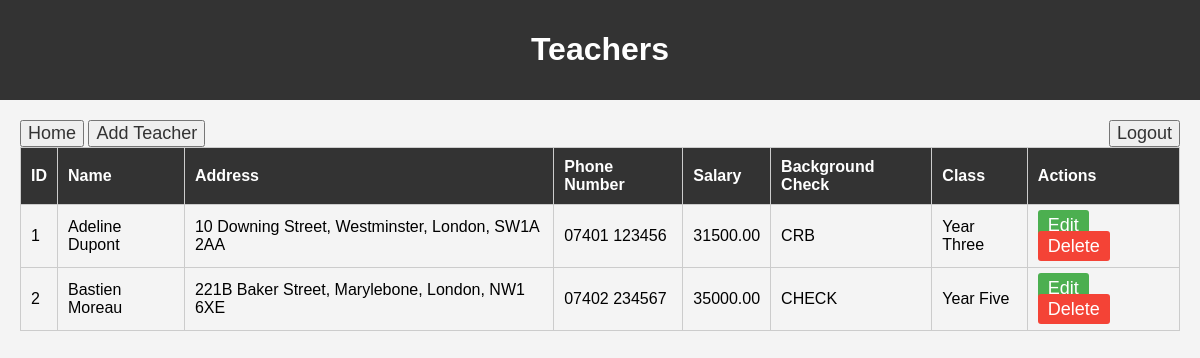
The app's page /view_teachers.php (signed in) with its own data.
### tables this page shows
CREATE TABLE `teachers` (
  `TeacherID` int(11) NOT NULL AUTO_INCREMENT,
  `Name` varchar(100) NOT NULL,
  `Address` text NOT NULL,
  `Phone` varchar(15) NOT NULL,
  `Salary` decimal(10,2) NOT NULL,
  `BackgroundCheck` text NOT NULL,
  `ClassID` int(11) DEFAULT NULL,
  PRIMARY KEY (`TeacherID`),
  UNIQUE KEY `ClassID` (`ClassID`)
);

CREATE TABLE `classes` (
  `ClassID` int(11) NOT NULL AUTO_INCREMENT,
  `ClassName` varchar(50) NOT NULL,
  `Capacity` int(11) NOT NULL,
  PRIMARY KEY (`ClassID`)
);

### view_teachers.php (the view, shortened to what this page needs)
<?php
    if (isset($_SESSION['username']))
    {
        include 'db_connection.php';
        $sql = "
            SELECT t.teacherID, t.Name, t.Address, t.Phone, t.Salary, t.BackgroundCheck, c.ClassName
            FROM teachers t
            JOIN Classes c ON t.ClassID = c.ClassID
        ";
        $result = mysqli_query($conn, $sql);
        ?>
        <!DOCTYPE html>
        <html lang="en">
        <head>
            <link rel="stylesheet" href="styles.css">
        </head>
        <body>
            <header>
                <h1>Teachers</h1>
            </header>
            <main>
                <button> <a href="index.php" class="edit">Home</a> </button>
                <button> <a href="add_teacher.php" class="edit">Add Teacher</a> </button>
                <button style="float: right;"> <a href="Logout.php" class="edit">Logout</a> </button>
                <table>
                    <thead>
                        <tr>
                            <th>ID</th>
                            <th>Name</th>
                            <th>Address</th>
                            <th>Phone Number</th>
                            <th>Salary</th>
                            <th>Background Check</th>
                            <th>Class</th>
                            <th>Actions</th>
                        </tr>
                    </thead>
                    <tbody>
                        <?php while($row = mysqli_fetch_assoc($result)) { ?>
                        <tr>
                            <td><?php echo $row['teacherID']; ?></td>
                            <td><?php echo ($row['Name']); ?></td>
                            <td><?php echo ($row['Address']); ?></td>
                            <td><?php echo ($row['Phone']); ?></td>
                            <td><?php echo ($row['Salary']); ?></td>
                            <td><?php echo ($row['BackgroundCheck']); ?></td>
                            <td><?php echo ($row['ClassName']); ?></td>
                            <td class="action-buttons">
                                <a href="edit_teacher.php?id=<?php echo $row['teacherID']; ?>" class="edit">Edit</a>
                                <a href="delete_teacher.php?id=<?php echo $row['teacherID']; ?>" class="delete">Delete</a>
                            </td>
                        </tr>
                        <?php } ?>
                    </tbody>
                </table>
            </main>
        </body>
        </html>
    <?php
    }else{
        header("Location: login.php");
    }
?>

### styles.css (style rules this page uses)
body { font-family: Arial, sans-serif; background-color: #f4f4f4; margin: 0; padding: 0; }
header { background-color: #333; color: white; padding: 10px 0; text-align: center; }
main { margin: 20px; }
table { width: 100%; border-collapse: collapse; margin-bottom: 20px; }
table th, table td { padding: 10px; border: 1px solid #ccc; text-align: left; }
table th { background-color: #333; color: white; }
.action-buttons a { text-decoration: none; padding: 5px 10px; border-radius: 3px; color: white; margin-right: 5px; }
.action-buttons .edit { background-color: #4CAF50; }
.action-buttons .delete { background-color: #f44336; }
a { text-decoration: none; color: #333; font-size: 18px; }

### records on screen
teachers: TeacherID "1", Name "Adeline Dupont", Address "10 Downing Street, Westminster, London, SW1A 2AA", Phone "07401 123456", Salary "31500.00", BackgroundCheck "CRB", ClassID.ClassName "Year Three"
teachers: TeacherID "2", Name "Bastien Moreau", Address "221B Baker Street, Marylebone, London, NW1 6XE", Phone "07402 234567", Salary "35000.00", BackgroundCheck "CHECK", ClassID.ClassName "Year Five"
